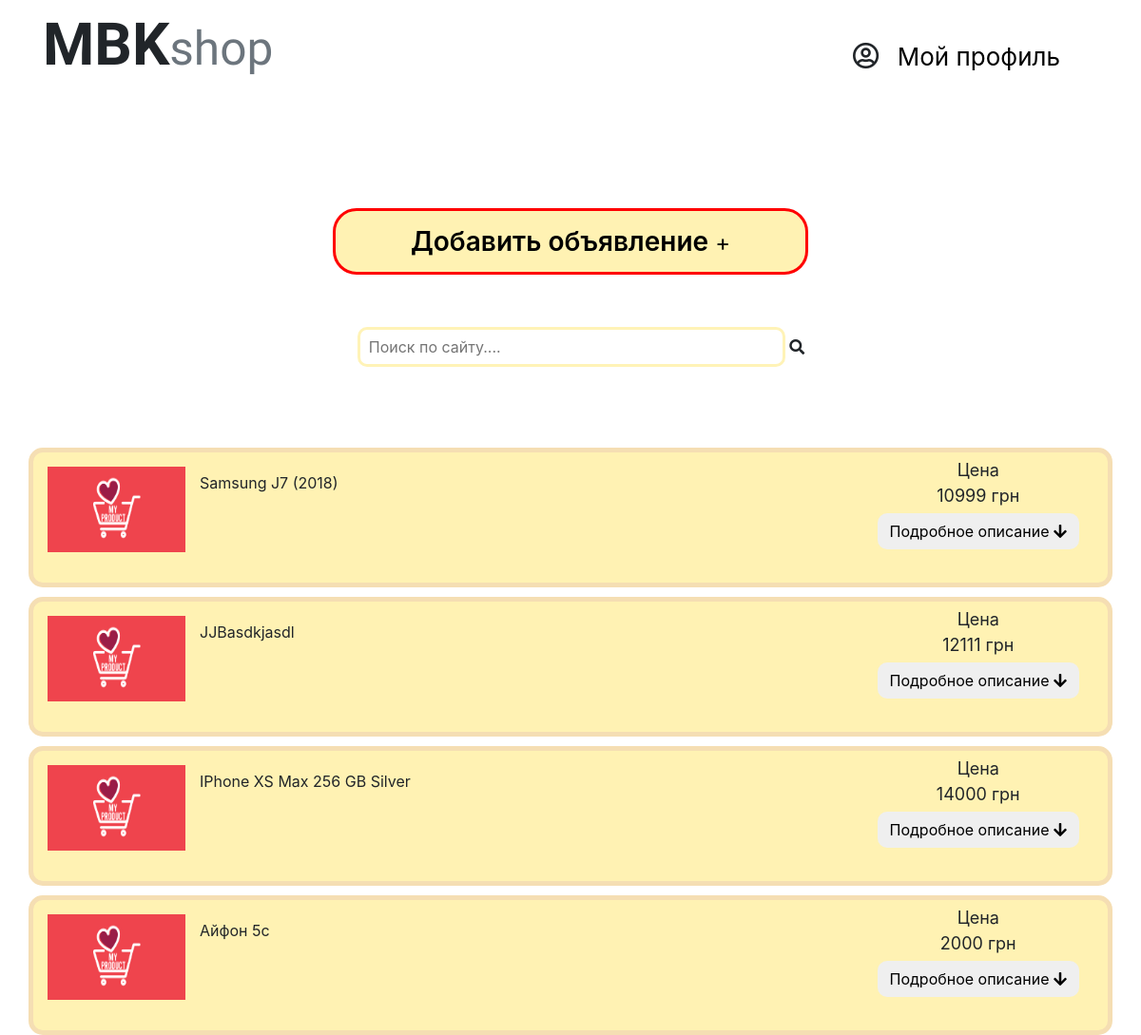
Before: / with the older database file.
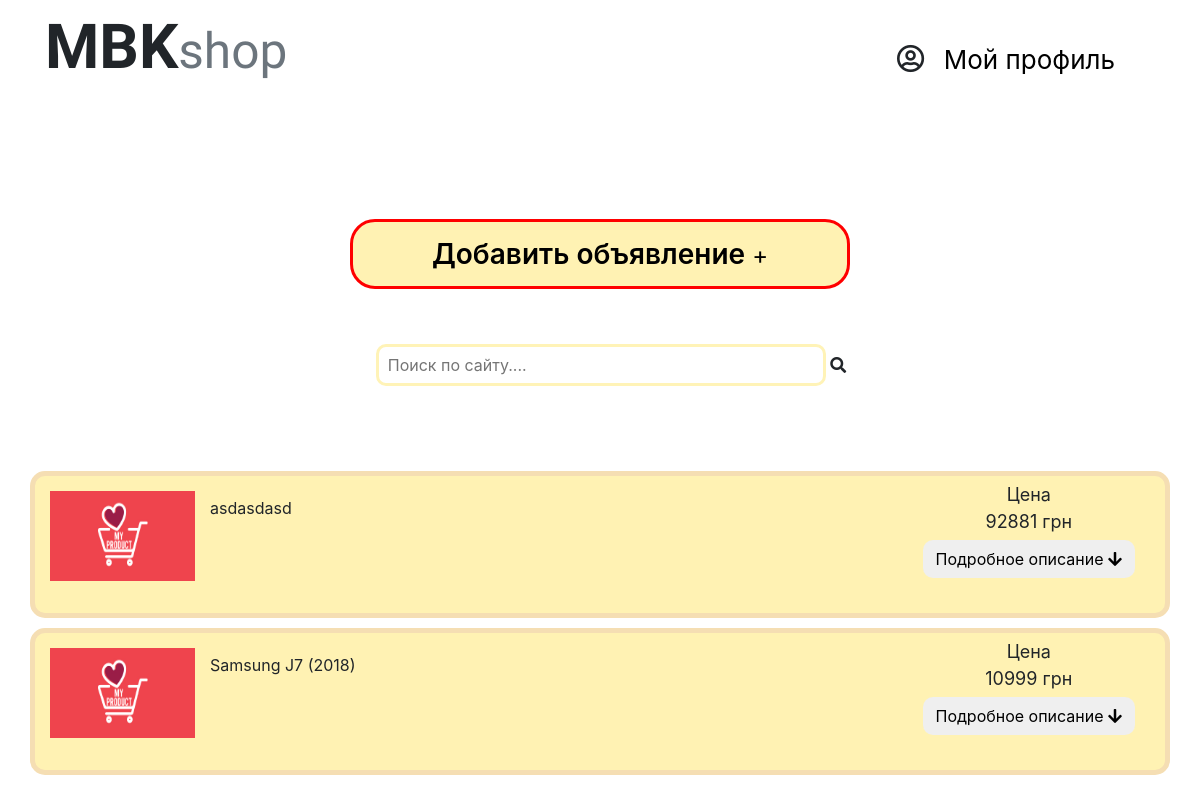
After: the same page with the newer database file.
### tables this page shows
CREATE TABLE `lots` (
  `lot_id` int(11) NOT NULL,
  `user_id` int(11) NOT NULL,
  `title` varchar(255) NOT NULL,
  `about` text NOT NULL,
  `price` int(11) NOT NULL,
  `image` varchar(255) NOT NULL DEFAULT 'no_image.jpg'
);

### core/classes/Lots.class.php (called while the page is built, shortened)
<?php
	class Lots {
		public static function get($id = "") {
			$db = new DB();
			if ($id == "") {
				$sel_lots = $db->conn()->query("SELECT * FROM `lots` ORDER BY `lot_id` DESC");
			} else {
				$sel_lots = $db->conn()->query("SELECT * FROM `lots` WHERE `user_id`='{$id}'");
			}
			$sel_lots = $sel_lots->fetchAll();
			return $sel_lots;
		}
	}
?>

### core/classes/DB.class.php (called while the page is built)
<?php
	class DB {
		private $pdo;
		public function __construct() {
			$dsn = "mysql:host=localhost;dbname=mbk_shop_user;charset=utf8";
			$test_pdo = new PDO($dsn, "olga", "olga");
			if ($test_pdo == true) {
				$this->pdo = $test_pdo;
			} else {
				throw new Exception("Ошибка подключения к базе данных.");
			}
		}
		public function conn () {
			return $this->pdo;
		}
	}
?>

### templates/Default/index.php (the view, shortened to what this page needs)
<!DOCTYPE html>
<html>
  <head>
    <link rel="stylesheet" href="https://use.fontawesome.com/releases/v5.4.2/css/all.css">
      <link rel="stylesheet" href="<?=$this->path?>/css/bootstrap.css">
      <link rel="stylesheet" href="<?=$this->path?>/css/style_index.css">
  </head>
  <body>
<header>
  <div class="container">
      <div class="content">
        <div class="row justify-content-center">
          <div class="col-sm-6">
              <p id="logo" >MBK<small class="text-muted">shop</small></p>
          </div>
          <div class=" col-sm-6">
            <div class="kabinet ">
              <i class="far fa-user-circle "></i>
            <a href="/profile" id="profile">Мой профиль</a>
            </div>
          </div>
        </div>
      </div>
  </div>
</header>
<section id="btn">
  <div class="container">
   <div class="content">
    <div class="row justify-content-center">
      <div class="offer ">
          <button type="button" class="addorder"><a href="/add">Добавить объявление</a> <small id="plus">&plus;</small></button>
      </div>
    </div>
   </div>
  </div>
</section>
<section class="search">
    <div class="container">
      <div class="content">
        <div class="row justify-content-center">
          <div class="searchblock">
            <input type="text" name="search" id="search" placeholder="  Поиск по сайту....">
            <i class="fas fa-search"  id="searchbtn"></i>
          </div>
        </div>
      </div>
    </div>
</section>
<section class="product">
  <div class="container">
    <div class="content">
      <div class="row justify-content-center">
		<? for($i = 0; $i < count($this->lots); $i++): ?>
        <div id="productr">
          <div class="row">
            <div class="leftinfo">
              <img src="/uploads/lots/<?=$this->lots[$i]['image']?>" alt="img" id="imgproduct">
              <div id="info2">
                  <span><?=$this->lots[$i]['title']?></span>
              </div>
            </div>
            <div class="rightinfo ml-auto">
              <span>Цена</span>
              <span><?=$this->lots[$i]['price']?> грн</span>
              <button class="btn" type="button" data-toggle="collapse" data-target="#multiCollapseExample_<?=$i?>" aria-expanded="false" aria-controls="collapseExample">
                  Подробное описание <i class="fas fa-arrow-down"></i>
                </button>
            </div>
          </div>
		</div>
		<? endfor; ?>
      </div>
    </div>
  </div>
</section>
  </body>
</html>

### index.php (shortened to what this page needs)
<?php
	require ROOT."/core/config.php";
	try {
		$tpl = new Template($conf_default_template);
		$tpl->setVar("path", "/templates/{$conf_default_template}");
		$page = $_GET['page'];
		switch ($page) {
			default:
				$tpl->setVar("title", $conf_sitename);
				$tpl->setVar("lots", Lots::get());
				$tpl->load("index");
				break;
		}
	} catch(Exception $e) {
		die($e->getMessage());
	}
?>

### core/classes/Template.class.php
<?php
	class Template {
		private $vars = array();
		private $tpl_path = null;
		public function __construct($def_tpl) {
			$this->tpl_path = ROOT."/templates/{$def_tpl}/";
		}
		public function setVar($name, $value) {
			$this->vars[$name] = $value;
		}
		public function __get($name) {
			if ($this->vars[$name] != null) {
				return $this->vars[$name];
			} else {
				return "";
			}
		}
		public function load($tpl) {
			$tpl_new = $this->tpl_path.$tpl.".php";
			if (file_exists($tpl_new)) {
				include $tpl_new;
			} else {
				throw new Exception("Ошибка, шаблон {$tpl} не найден.");
			}
		}
	}
?>

### templates/Default/css/style_index.css (style rules this page uses)
#plus { font-size: 24px; }
* { padding: 0; margin: 0; }
a { text-decoration: none; color: black; }
.content { text-align: center; }
#logo { float: left; font-family: 'Poor Story', cursive; font-weight: 600; font-size: 62px; }
.fa-user-circle { font-size: 28px; }
.kabinet { float: right; margin:40px; }
#profile { background: transparent; border: 0px; font-size: 26px; margin-left: 15px; }
#btn { margin-top: 100px; }
.addorder { width:500px; height: 70px; background: #FFF2B3; border-radius: 25px; border:3px solid red; font-size: 28px; font-weight: 600; color: black; }
.search { margin-top: 55px; }
.search input { width: 450px; height: 42px; border: 3px solid #FFF3B7; border-radius: 10px; margin-left: 22px; }
.product { margin-top: 75px; }
#productr { min-height: 100%; width: 100%; background: #FFF2B3; border:5px solid wheat; border-radius: 15px; padding-bottom: 15px; margin-top: 10px; }
#imgproduct { float: left; height:120px; padding: 15px; margin-left: 15px; width: 175px; }
.btn { margin-top: 5px; border-radius: 10px; }
.leftinfo { float: left; display: inline-block !important; }
.rightinfo { padding-bottom: 20px; margin-top: 5px; margin-right: 45px; }
.rightinfo span { font-size: 18px; display: block; }
#info2 { float: left; margin-top: 20px; }

Changed rows visible on the page:
removed lots: image (placeholder picture), title "JJBasdkjasdl", price "12111"
removed lots: image (placeholder picture), title "IPhone XS Max 256 GB Silver", price "14000"
removed lots: image (placeholder picture), title "Айфон 5с", price "2000"
added lots: image (placeholder picture), title "asdasdasd", price "92881"
